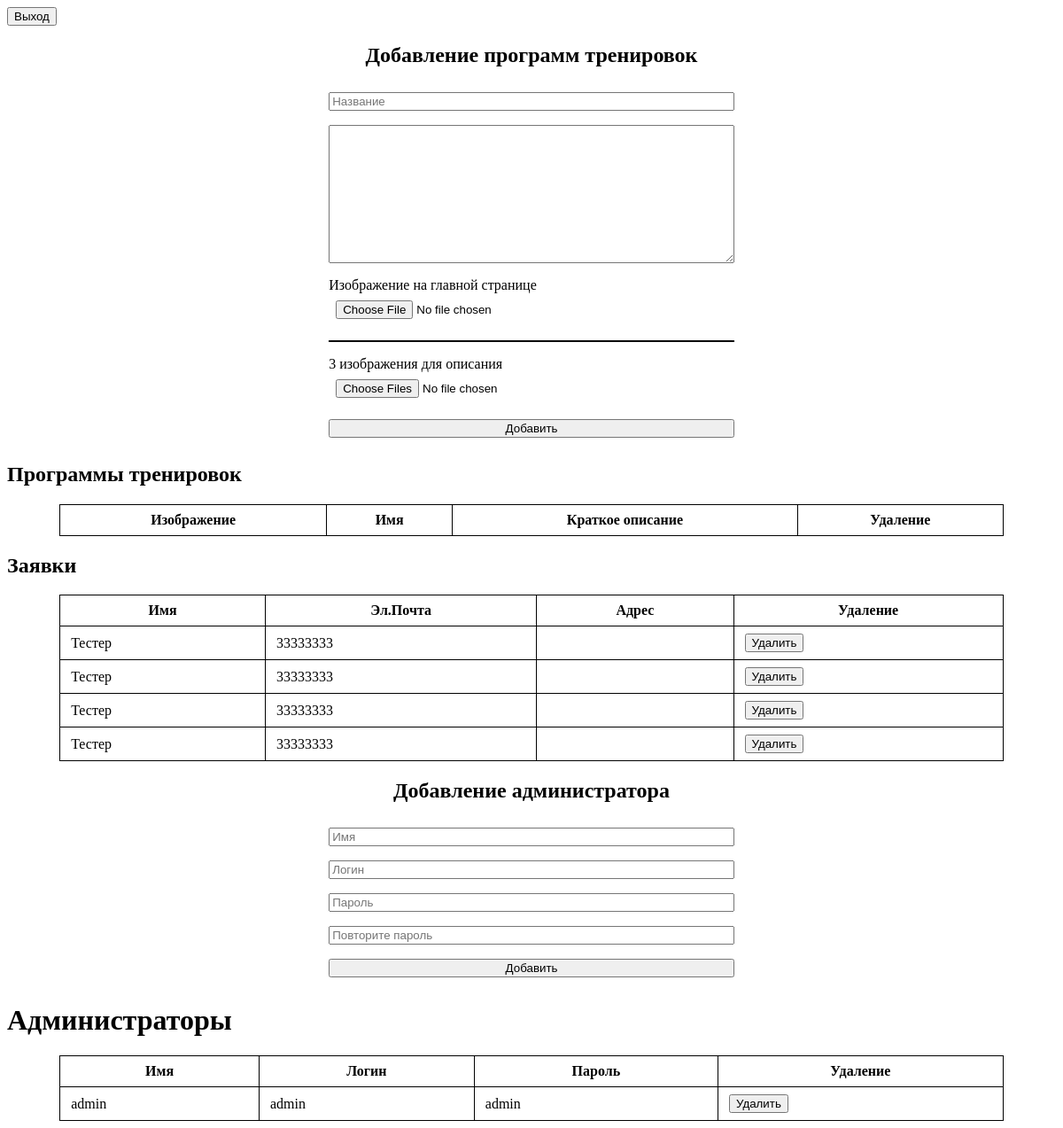
/admin/main.php (signed in), run on the app's committed database.
### tables this page shows
CREATE TABLE `application` (
  `id` bigint(20) UNSIGNED NOT NULL,
  `id_program` bigint(20) UNSIGNED NOT NULL,
  `name` varchar(255) NOT NULL,
  `numberPhone` varchar(15) NOT NULL,
  `time` datetime NOT NULL DEFAULT current_timestamp()
);

CREATE TABLE `users` (
  `id` bigint(20) UNSIGNED NOT NULL,
  `name` varchar(50) NOT NULL,
  `login` varchar(255) NOT NULL,
  `password` text NOT NULL,
  `passwordView` text NOT NULL
);

### admin/main.php (the view, shortened to what this page needs)
<?php
$link = mysqli_connect('', 'root', '', 'sila');
?>
<!DOCTYPE html>
<html lang="ru">
<head>
</head>
<body>
    <form>
        <button name="exit" type="submit">Выход</button>
    </form>
    <main class="main_admin">
        <section class="works">
            <div class="form">
                <h2>Добавление программ тренировок</h2>
                <form method="post" class="form__body" id="app" enctype="multipart/form-data">
                    <input type="text" name="name" placeholder="Название">
                    <textarea name="discription" id="" cols="30" rows="10"></textarea>
                    <label>Изображение на главной странице <input type="file" name="image" id=""></label>
                    <div id="editor"></div>
                    <label>3 изображения для описания <input type="file" name="images" id="" multiple max="3"></label>
                    <button type="submit" name="addWork">Добавить</button>
                </form>
            </div>
            <h1>Программы тренировок</h1>
            <table class="work_list table">
                <tr class="administrators_list__row table_row">
                    <th class="administrators_list__ceil table_ceil">Изображение</th>
                    <th class="administrators_list__ceil table_ceil">Имя</th>
                    <th class="administrators_list__ceil table_ceil">Краткое описание</th>
                    <th class="administrators_list__ceil table_ceil">Удаление</th>
                </tr>
                <?php
                $result = $link->query("SELECT * FROM `programs`") or die($link->error);
                for ($data = []; $row = $result->fetch_assoc(); $data[] = $row);
                ?>
            </table>
        </section>
        <section class="application">
            <h2>Заявки</h2>
            <table class="application_list table">
                <tr class="administrators_list__row table_row">
                    <th class="administrators_list__ceil table_ceil">Имя</th>
                    <th class="administrators_list__ceil table_ceil">Эл.Почта</th>
                    <th class="administrators_list__ceil table_ceil">Адрес</th>
                    <th class="administrators_list__ceil table_ceil">Удаление</th>
                </tr>
                <?php
                $result = $link->query("SELECT * FROM `application` ORDER BY `time` ASC");
                for ($data = []; $row = $result->fetch_assoc(); $data[] = $row);
                foreach ($data as $elem) {
                    echo
                    '<tr class="aplication_list__row table_row">
                        <td class="application_list_ceil table_ceil">' . $elem['name'] . '</td>
                        <td class="application_list_ceil table_ceil">' . $elem['numberPhone'] . '</td>
                        <td class="application_list_ceil table_ceil">' . $link->query("SELECT `name` FROM `programs` WHERE id =  " . $elem['id_program'])->fetch_assoc()['name'] . '</td>
                        <td class="application_list_ceil table_ceil">
                            <form method="post"><button type="submit" value="' . $elem['id'] . '" name="applicationDelete">Удалить</button></form>
                        </td>
                    </tr>';
                }
                ?>
            </table>
        </section>
        <sectiion class="administrators">
            <div class="form">
                <h2>Добавление администратора</h2>
                <form method="post" class="form__body" enctype="multipart/form-data">
                    <input type="text" name="name" placeholder="Имя">
                    <input type="text" name="login" placeholder="Логин">
                    <input type="password" name="password" id="" placeholder="Пароль">
                    <input type="password" name="passwordDbl" id="" placeholder="Повторите пароль">
                    <button type="submit" name="addUser">Добавить</button>
                </form>
            </div>
            <h1>Администраторы</h1>
            <table class="administrators_list table">
                <tr class="administrators_list__row table_row">
                    <th class="administrators_list__ceil table_ceil">Имя</th>
                    <th class="administrators_list__ceil table_ceil">Логин</th>
                    <th class="administrators_list__ceil table_ceil">Пароль</th>
                    <th class="administrators_list__ceil table_ceil">Удаление</th>
                </tr>
                <?php
                $result = $link->query("SELECT * FROM users");
                for ($data = []; $row = $result->fetch_assoc(); $data[] = $row);
                foreach ($data as $elem) {
                    echo
                    '<tr class="administrators_list__row table_row">
                        <td class="administrators_list__ceil table_ceil">' . $elem['name'] . '</td>
                        <td class="administrators_list__ceil table_ceil">' . $elem['login'] . '</td>
                        <td class="administrators_list__ceil table_ceil">' . $elem['passwordView'] . '</td>
                        <td class="administrators_list__ceil table_ceil">
                            <form method="post"><button type="submit" name="userDelete" value="' . $elem['id'] . '">Удалить</button></form>
                        </td>
                    </tr>';
                } ?>
            </table>
        </sectiion>
    </main>
</body>
</html>

### admin/main.php (style rules this page uses)
#editor { border: 1px solid; }
.table { width: 90%; margin: 0 auto; border-collapse: collapse; }
.table_ceil, .table_row { border: 1px solid; padding: 1vh 1vw; }
.form { display: flex; align-content: center; align-items: center; flex-direction: column; }
.form__body { width: 40%; display: flex; flex-direction: column; }
.form__body * { margin: 1vh; }

### data on the page
application: name "Тестер", numberPhone "33333333", $elem['id'] 6 (drawn)
application: name "Тестер", numberPhone "33333333", $elem['id'] 7 (drawn)
application: name "Тестер", numberPhone "33333333", $elem['id'] 8 (drawn)
application: name "Тестер", numberPhone "33333333", $elem['id'] 9 (drawn)
users: name "admin", login "admin", passwordView "admin", $elem['id'] 1 (drawn)
